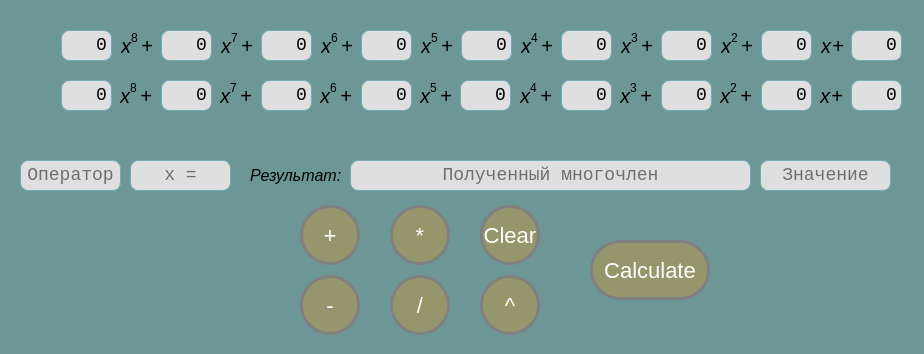
<?xml version="1.0" encoding="UTF-8"?>
<ui version="4.0">
 <class>MainWindow</class>
 <widget class="QMainWindow" name="MainWindow">
  <property name="geometry">
   <rect>
    <x>0</x>
    <y>0</y>
    <width>924</width>
    <height>354</height>
   </rect>
  </property>
  <property name="sizePolicy">
   <sizepolicy hsizetype="Fixed" vsizetype="Fixed">
    <horstretch>0</horstretch>
    <verstretch>0</verstretch>
   </sizepolicy>
  </property>
  <property name="windowTitle">
   <string>Калькулятор многочленов</string>
  </property>
  <property name="autoFillBackground">
   <bool>false</bool>
  </property>
  <property name="styleSheet">
   <string notr="true"/>
  </property>
  <widget class="QWidget" name="centralwidget">
   <property name="palette">
    <palette>
     <active>
      <colorrole role="Button">
       <brush brushstyle="SolidPattern">
        <color alpha="255">
         <red>109</red>
         <green>150</green>
         <blue>150</blue>
        </color>
       </brush>
      </colorrole>
      <colorrole role="Base">
       <brush brushstyle="SolidPattern">
        <color alpha="255">
         <red>109</red>
         <green>150</green>
         <blue>150</blue>
        </color>
       </brush>
      </colorrole>
      <colorrole role="Window">
       <brush brushstyle="SolidPattern">
        <color alpha="255">
         <red>109</red>
         <green>150</green>
         <blue>150</blue>
        </color>
       </brush>
      </colorrole>
     </active>
     <inactive>
      <colorrole role="Button">
       <brush brushstyle="SolidPattern">
        <color alpha="255">
         <red>109</red>
         <green>150</green>
         <blue>150</blue>
        </color>
       </brush>
      </colorrole>
      <colorrole role="Base">
       <brush brushstyle="SolidPattern">
        <color alpha="255">
         <red>109</red>
         <green>150</green>
         <blue>150</blue>
        </color>
       </brush>
      </colorrole>
      <colorrole role="Window">
       <brush brushstyle="SolidPattern">
        <color alpha="255">
         <red>109</red>
         <green>150</green>
         <blue>150</blue>
        </color>
       </brush>
      </colorrole>
     </inactive>
     <disabled>
      <colorrole role="Button">
       <brush brushstyle="SolidPattern">
        <color alpha="255">
         <red>109</red>
         <green>150</green>
         <blue>150</blue>
        </color>
       </brush>
      </colorrole>
      <colorrole role="Base">
       <brush brushstyle="SolidPattern">
        <color alpha="255">
         <red>109</red>
         <green>150</green>
         <blue>150</blue>
        </color>
       </brush>
      </colorrole>
      <colorrole role="Window">
       <brush brushstyle="SolidPattern">
        <color alpha="255">
         <red>109</red>
         <green>150</green>
         <blue>150</blue>
        </color>
       </brush>
      </colorrole>
     </disabled>
    </palette>
   </property>
   <property name="layoutDirection">
    <enum>Qt::RightToLeft</enum>
   </property>
   <property name="styleSheet">
    <string notr="true">QWidget#centralwidget {
	
	background-color:#6d9696
}

QPushButton {
color:white;
font-family: arial;
font-size: 22px;
}

QPushButton:hover{
background-color: #705B9E;
border: 1px solid #705B9E;
}

QPushButton:focus  {
border: 2px solid #F3B1CC;
}

QPushButton:pressed {
background-color: #7EB8DA;
border: 1px solid #7EB8DA;
margin: 2px;
}

QLineEdit {
color: black;
	background-color: rgb(223, 223, 223);
border: 1px solid #72ACB6;
border-radius: 8px;
font-family: consolas;
font-size: 18px;
}

QLineEdit:focus {
border:2px solid #966d6d
}

QLineEdit:hover {
border: 2px solid #6d6d96
}</string>
   </property>
   <widget class="QLineEdit" name="lineEdit">
    <property name="geometry">
     <rect>
      <x>61</x>
      <y>30</y>
      <width>51</width>
      <height>31</height>
     </rect>
    </property>
    <property name="styleSheet">
     <string notr="true"/>
    </property>
    <property name="inputMethodHints">
     <set>Qt::ImhNone</set>
    </property>
    <property name="inputMask">
     <string/>
    </property>
    <property name="text">
     <string>0</string>
    </property>
    <property name="alignment">
     <set>Qt::AlignRight|Qt::AlignTrailing|Qt::AlignVCenter</set>
    </property>
   </widget>
   <widget class="QLabel" name="label">
    <property name="geometry">
     <rect>
      <x>121</x>
      <y>30</y>
      <width>21</width>
      <height>31</height>
     </rect>
    </property>
    <property name="styleSheet">
     <string notr="true">color: black;

font-family: &quot;times new roman&quot;;
font-style: italic;
font-size: 20px;

</string>
    </property>
    <property name="text">
     <string>x</string>
    </property>
   </widget>
   <widget class="QLabel" name="label_2">
    <property name="geometry">
     <rect>
      <x>131</x>
      <y>30</y>
      <width>16</width>
      <height>16</height>
     </rect>
    </property>
    <property name="styleSheet">
     <string notr="true">font-family: &quot;cambria math&quot;;</string>
    </property>
    <property name="text">
     <string>8</string>
    </property>
   </widget>
   <widget class="QLabel" name="label_4">
    <property name="geometry">
     <rect>
      <x>221</x>
      <y>30</y>
      <width>21</width>
      <height>31</height>
     </rect>
    </property>
    <property name="styleSheet">
     <string notr="true">color: black;

font-family: &quot;times new roman&quot;;
font-style: italic;
font-size: 20px;

</string>
    </property>
    <property name="text">
     <string>x</string>
    </property>
   </widget>
   <widget class="QLineEdit" name="lineEdit_2">
    <property name="geometry">
     <rect>
      <x>161</x>
      <y>30</y>
      <width>51</width>
      <height>31</height>
     </rect>
    </property>
    <property name="styleSheet">
     <string notr="true">
</string>
    </property>
    <property name="text">
     <string>0</string>
    </property>
    <property name="alignment">
     <set>Qt::AlignRight|Qt::AlignTrailing|Qt::AlignVCenter</set>
    </property>
   </widget>
   <widget class="QLabel" name="label_5">
    <property name="geometry">
     <rect>
      <x>141</x>
      <y>30</y>
      <width>21</width>
      <height>31</height>
     </rect>
    </property>
    <property name="styleSheet">
     <string notr="true">color: black;

font-family: &quot;times new roman&quot;;
font-style: italic;
font-size: 20px;

</string>
    </property>
    <property name="text">
     <string>+</string>
    </property>
   </widget>
   <widget class="QLabel" name="label_6">
    <property name="geometry">
     <rect>
      <x>231</x>
      <y>30</y>
      <width>16</width>
      <height>16</height>
     </rect>
    </property>
    <property name="styleSheet">
     <string notr="true">font-family: &quot;cambria math&quot;;</string>
    </property>
    <property name="text">
     <string>7</string>
    </property>
   </widget>
   <widget class="QLabel" name="label_3">
    <property name="geometry">
     <rect>
      <x>321</x>
      <y>30</y>
      <width>21</width>
      <height>31</height>
     </rect>
    </property>
    <property name="styleSheet">
     <string notr="true">color: black;

font-family: &quot;times new roman&quot;;
font-style: italic;
font-size: 20px;

</string>
    </property>
    <property name="text">
     <string>x</string>
    </property>
   </widget>
   <widget class="QLineEdit" name="lineEdit_3">
    <property name="geometry">
     <rect>
      <x>261</x>
      <y>30</y>
      <width>51</width>
      <height>31</height>
     </rect>
    </property>
    <property name="styleSheet">
     <string notr="true">
</string>
    </property>
    <property name="text">
     <string>0</string>
    </property>
    <property name="alignment">
     <set>Qt::AlignRight|Qt::AlignTrailing|Qt::AlignVCenter</set>
    </property>
   </widget>
   <widget class="QLabel" name="label_7">
    <property name="geometry">
     <rect>
      <x>241</x>
      <y>30</y>
      <width>21</width>
      <height>31</height>
     </rect>
    </property>
    <property name="styleSheet">
     <string notr="true">color: black;

font-family: &quot;times new roman&quot;;
font-style: italic;
font-size: 20px;

</string>
    </property>
    <property name="text">
     <string>+</string>
    </property>
   </widget>
   <widget class="QLabel" name="label_8">
    <property name="geometry">
     <rect>
      <x>331</x>
      <y>30</y>
      <width>16</width>
      <height>16</height>
     </rect>
    </property>
    <property name="styleSheet">
     <string notr="true">font-family: &quot;cambria math&quot;;</string>
    </property>
    <property name="text">
     <string>6</string>
    </property>
   </widget>
   <widget class="QLabel" name="label_9">
    <property name="geometry">
     <rect>
      <x>421</x>
      <y>30</y>
      <width>21</width>
      <height>31</height>
     </rect>
    </property>
    <property name="styleSheet">
     <string notr="true">color: black;

font-family: &quot;times new roman&quot;;
font-style: italic;
font-size: 20px;

</string>
    </property>
    <property name="text">
     <string>x</string>
    </property>
   </widget>
   <widget class="QLineEdit" name="lineEdit_4">
    <property name="geometry">
     <rect>
      <x>361</x>
      <y>30</y>
      <width>51</width>
      <height>31</height>
     </rect>
    </property>
    <property name="styleSheet">
     <string notr="true">
</string>
    </property>
    <property name="text">
     <string>0</string>
    </property>
    <property name="alignment">
     <set>Qt::AlignRight|Qt::AlignTrailing|Qt::AlignVCenter</set>
    </property>
   </widget>
   <widget class="QLabel" name="label_10">
    <property name="geometry">
     <rect>
      <x>341</x>
      <y>30</y>
      <width>21</width>
      <height>31</height>
     </rect>
    </property>
    <property name="styleSheet">
     <string notr="true">color: black;

font-family: &quot;times new roman&quot;;
font-style: italic;
font-size: 20px;

</string>
    </property>
    <property name="text">
     <string>+</string>
    </property>
   </widget>
   <widget class="QLabel" name="label_11">
    <property name="geometry">
     <rect>
      <x>431</x>
      <y>30</y>
      <width>16</width>
      <height>16</height>
     </rect>
    </property>
    <property name="styleSheet">
     <string notr="true">font-family: &quot;cambria math&quot;;</string>
    </property>
    <property name="text">
     <string>5</string>
    </property>
   </widget>
   <widget class="QLabel" name="label_12">
    <property name="geometry">
     <rect>
      <x>521</x>
      <y>30</y>
      <width>21</width>
      <height>31</height>
     </rect>
    </property>
    <property name="styleSheet">
     <string notr="true">color: black;

font-family: &quot;times new roman&quot;;
font-style: italic;
font-size: 20px;

</string>
    </property>
    <property name="text">
     <string>x</string>
    </property>
   </widget>
   <widget class="QLineEdit" name="lineEdit_5">
    <property name="geometry">
     <rect>
      <x>461</x>
      <y>30</y>
      <width>51</width>
      <height>31</height>
     </rect>
    </property>
    <property name="styleSheet">
     <string notr="true">
</string>
    </property>
    <property name="text">
     <string>0</string>
    </property>
    <property name="alignment">
     <set>Qt::AlignRight|Qt::AlignTrailing|Qt::AlignVCenter</set>
    </property>
   </widget>
   <widget class="QLabel" name="label_13">
    <property name="geometry">
     <rect>
      <x>441</x>
      <y>30</y>
      <width>21</width>
      <height>31</height>
     </rect>
    </property>
    <property name="styleSheet">
     <string notr="true">color: black;

font-family: &quot;times new roman&quot;;
font-style: italic;
font-size: 20px;

</string>
    </property>
    <property name="text">
     <string>+</string>
    </property>
   </widget>
   <widget class="QLabel" name="label_14">
    <property name="geometry">
     <rect>
      <x>531</x>
      <y>30</y>
      <width>16</width>
      <height>16</height>
     </rect>
    </property>
    <property name="styleSheet">
     <string notr="true">font-family: &quot;cambria math&quot;;</string>
    </property>
    <property name="text">
     <string>4</string>
    </property>
   </widget>
   <widget class="QLabel" name="label_15">
    <property name="geometry">
     <rect>
      <x>621</x>
      <y>30</y>
      <width>21</width>
      <height>31</height>
     </rect>
    </property>
    <property name="styleSheet">
     <string notr="true">color: black;

font-family: &quot;times new roman&quot;;
font-style: italic;
font-size: 20px;

</string>
    </property>
    <property name="text">
     <string>x</string>
    </property>
   </widget>
   <widget class="QLineEdit" name="lineEdit_6">
    <property name="geometry">
     <rect>
      <x>561</x>
      <y>30</y>
      <width>51</width>
      <height>31</height>
     </rect>
    </property>
    <property name="styleSheet">
     <string notr="true">
</string>
    </property>
    <property name="text">
     <string>0</string>
    </property>
    <property name="alignment">
     <set>Qt::AlignRight|Qt::AlignTrailing|Qt::AlignVCenter</set>
    </property>
   </widget>
   <widget class="QLabel" name="label_16">
    <property name="geometry">
     <rect>
      <x>541</x>
      <y>30</y>
      <width>21</width>
      <height>31</height>
     </rect>
    </property>
    <property name="styleSheet">
     <string notr="true">color: black;

font-family: &quot;times new roman&quot;;
font-style: italic;
font-size: 20px;

</string>
    </property>
    <property name="text">
     <string>+</string>
    </property>
   </widget>
   <widget class="QLabel" name="label_17">
    <property name="geometry">
     <rect>
      <x>631</x>
      <y>30</y>
      <width>16</width>
      <height>16</height>
     </rect>
    </property>
    <property name="styleSheet">
     <string notr="true">font-family: &quot;cambria math&quot;;</string>
    </property>
    <property name="text">
     <string>3</string>
    </property>
   </widget>
   <widget class="QLabel" name="label_18">
    <property name="geometry">
     <rect>
      <x>721</x>
      <y>30</y>
      <width>21</width>
      <height>31</height>
     </rect>
    </property>
    <property name="styleSheet">
     <string notr="true">color: black;

font-family: &quot;times new roman&quot;;
font-style: italic;
font-size: 20px;

</string>
    </property>
    <property name="text">
     <string>x</string>
    </property>
   </widget>
   <widget class="QLineEdit" name="lineEdit_7">
    <property name="geometry">
     <rect>
      <x>661</x>
      <y>30</y>
      <width>51</width>
      <height>31</height>
     </rect>
    </property>
    <property name="styleSheet">
     <string notr="true">
</string>
    </property>
    <property name="text">
     <string>0</string>
    </property>
    <property name="alignment">
     <set>Qt::AlignRight|Qt::AlignTrailing|Qt::AlignVCenter</set>
    </property>
   </widget>
   <widget class="QLabel" name="label_19">
    <property name="geometry">
     <rect>
      <x>641</x>
      <y>30</y>
      <width>21</width>
      <height>31</height>
     </rect>
    </property>
    <property name="styleSheet">
     <string notr="true">color: black;

font-family: &quot;times new roman&quot;;
font-style: italic;
font-size: 20px;

</string>
    </property>
    <property name="text">
     <string>+</string>
    </property>
   </widget>
   <widget class="QLabel" name="label_20">
    <property name="geometry">
     <rect>
      <x>731</x>
      <y>30</y>
      <width>16</width>
      <height>16</height>
     </rect>
    </property>
    <property name="styleSheet">
     <string notr="true">font-family: &quot;cambria math&quot;;</string>
    </property>
    <property name="text">
     <string>2</string>
    </property>
   </widget>
   <widget class="QLabel" name="label_21">
    <property name="geometry">
     <rect>
      <x>821</x>
      <y>30</y>
      <width>21</width>
      <height>31</height>
     </rect>
    </property>
    <property name="styleSheet">
     <string notr="true">color: black;

font-family: &quot;times new roman&quot;;
font-style: italic;
font-size: 20px;

</string>
    </property>
    <property name="text">
     <string>x</string>
    </property>
   </widget>
   <widget class="QLineEdit" name="lineEdit_8">
    <property name="geometry">
     <rect>
      <x>761</x>
      <y>30</y>
      <width>51</width>
      <height>31</height>
     </rect>
    </property>
    <property name="styleSheet">
     <string notr="true">
</string>
    </property>
    <property name="text">
     <string>0</string>
    </property>
    <property name="alignment">
     <set>Qt::AlignRight|Qt::AlignTrailing|Qt::AlignVCenter</set>
    </property>
   </widget>
   <widget class="QLabel" name="label_22">
    <property name="geometry">
     <rect>
      <x>741</x>
      <y>30</y>
      <width>21</width>
      <height>31</height>
     </rect>
    </property>
    <property name="styleSheet">
     <string notr="true">color: black;

font-family: &quot;times new roman&quot;;
font-style: italic;
font-size: 20px;

</string>
    </property>
    <property name="text">
     <string>+</string>
    </property>
   </widget>
   <widget class="QLineEdit" name="lineEdit_9">
    <property name="geometry">
     <rect>
      <x>851</x>
      <y>30</y>
      <width>51</width>
      <height>31</height>
     </rect>
    </property>
    <property name="styleSheet">
     <string notr="true">
</string>
    </property>
    <property name="text">
     <string>0</string>
    </property>
    <property name="alignment">
     <set>Qt::AlignRight|Qt::AlignTrailing|Qt::AlignVCenter</set>
    </property>
   </widget>
   <widget class="QLabel" name="label_24">
    <property name="geometry">
     <rect>
      <x>832</x>
      <y>30</y>
      <width>20</width>
      <height>31</height>
     </rect>
    </property>
    <property name="styleSheet">
     <string notr="true">color: black;

font-family: &quot;times new roman&quot;;
font-style: italic;
font-size: 20px;

</string>
    </property>
    <property name="text">
     <string>+</string>
    </property>
   </widget>
   <widget class="QLineEdit" name="lineEdit_10">
    <property name="geometry">
     <rect>
      <x>61</x>
      <y>80</y>
      <width>51</width>
      <height>31</height>
     </rect>
    </property>
    <property name="styleSheet">
     <string notr="true">
</string>
    </property>
    <property name="text">
     <string>0</string>
    </property>
    <property name="alignment">
     <set>Qt::AlignRight|Qt::AlignTrailing|Qt::AlignVCenter</set>
    </property>
    <property name="placeholderText">
     <string/>
    </property>
   </widget>
   <widget class="QLabel" name="label_23">
    <property name="geometry">
     <rect>
      <x>440</x>
      <y>80</y>
      <width>21</width>
      <height>31</height>
     </rect>
    </property>
    <property name="styleSheet">
     <string notr="true">color: black;

font-family: &quot;times new roman&quot;;
font-style: italic;
font-size: 20px;

</string>
    </property>
    <property name="text">
     <string>+</string>
    </property>
   </widget>
   <widget class="QLineEdit" name="lineEdit_11">
    <property name="geometry">
     <rect>
      <x>161</x>
      <y>80</y>
      <width>51</width>
      <height>31</height>
     </rect>
    </property>
    <property name="styleSheet">
     <string notr="true">
</string>
    </property>
    <property name="text">
     <string>0</string>
    </property>
    <property name="alignment">
     <set>Qt::AlignRight|Qt::AlignTrailing|Qt::AlignVCenter</set>
    </property>
   </widget>
   <widget class="QLabel" name="label_25">
    <property name="geometry">
     <rect>
      <x>730</x>
      <y>80</y>
      <width>16</width>
      <height>16</height>
     </rect>
    </property>
    <property name="styleSheet">
     <string notr="true">font-family: &quot;cambria math&quot;;</string>
    </property>
    <property name="text">
     <string>2</string>
    </property>
   </widget>
   <widget class="QLabel" name="label_26">
    <property name="geometry">
     <rect>
      <x>120</x>
      <y>80</y>
      <width>21</width>
      <height>31</height>
     </rect>
    </property>
    <property name="styleSheet">
     <string notr="true">color: black;

font-family: &quot;times new roman&quot;;
font-style: italic;
font-size: 20px;

</string>
    </property>
    <property name="text">
     <string>x</string>
    </property>
   </widget>
   <widget class="QLineEdit" name="lineEdit_12">
    <property name="geometry">
     <rect>
      <x>261</x>
      <y>80</y>
      <width>51</width>
      <height>31</height>
     </rect>
    </property>
    <property name="styleSheet">
     <string notr="true">
</string>
    </property>
    <property name="text">
     <string>0</string>
    </property>
    <property name="alignment">
     <set>Qt::AlignRight|Qt::AlignTrailing|Qt::AlignVCenter</set>
    </property>
   </widget>
   <widget class="QLabel" name="label_27">
    <property name="geometry">
     <rect>
      <x>540</x>
      <y>80</y>
      <width>21</width>
      <height>31</height>
     </rect>
    </property>
    <property name="styleSheet">
     <string notr="true">color: black;

font-family: &quot;times new roman&quot;;
font-style: italic;
font-size: 20px;

</string>
    </property>
    <property name="text">
     <string>+</string>
    </property>
   </widget>
   <widget class="QLabel" name="label_28">
    <property name="geometry">
     <rect>
      <x>130</x>
      <y>80</y>
      <width>16</width>
      <height>16</height>
     </rect>
    </property>
    <property name="styleSheet">
     <string notr="true">font-family: &quot;cambria math&quot;;</string>
    </property>
    <property name="text">
     <string>8</string>
    </property>
   </widget>
   <widget class="QLabel" name="label_29">
    <property name="geometry">
     <rect>
      <x>420</x>
      <y>80</y>
      <width>21</width>
      <height>31</height>
     </rect>
    </property>
    <property name="styleSheet">
     <string notr="true">color: black;

font-family: &quot;times new roman&quot;;
font-style: italic;
font-size: 20px;

</string>
    </property>
    <property name="text">
     <string>x</string>
    </property>
   </widget>
   <widget class="QLineEdit" name="lineEdit_13">
    <property name="geometry">
     <rect>
      <x>361</x>
      <y>80</y>
      <width>51</width>
      <height>31</height>
     </rect>
    </property>
    <property name="styleSheet">
     <string notr="true">
</string>
    </property>
    <property name="text">
     <string>0</string>
    </property>
    <property name="alignment">
     <set>Qt::AlignRight|Qt::AlignTrailing|Qt::AlignVCenter</set>
    </property>
   </widget>
   <widget class="QLabel" name="label_30">
    <property name="geometry">
     <rect>
      <x>740</x>
      <y>80</y>
      <width>21</width>
      <height>31</height>
     </rect>
    </property>
    <property name="styleSheet">
     <string notr="true">color: black;

font-family: &quot;times new roman&quot;;
font-style: italic;
font-size: 20px;

</string>
    </property>
    <property name="text">
     <string>+</string>
    </property>
   </widget>
   <widget class="QLabel" name="label_31">
    <property name="geometry">
     <rect>
      <x>220</x>
      <y>80</y>
      <width>21</width>
      <height>31</height>
     </rect>
    </property>
    <property name="styleSheet">
     <string notr="true">color: black;

font-family: &quot;times new roman&quot;;
font-style: italic;
font-size: 20px;

</string>
    </property>
    <property name="text">
     <string>x</string>
    </property>
   </widget>
   <widget class="QLabel" name="label_32">
    <property name="geometry">
     <rect>
      <x>620</x>
      <y>80</y>
      <width>21</width>
      <height>31</height>
     </rect>
    </property>
    <property name="styleSheet">
     <string notr="true">color: black;

font-family: &quot;times new roman&quot;;
font-style: italic;
font-size: 20px;

</string>
    </property>
    <property name="text">
     <string>x</string>
    </property>
   </widget>
   <widget class="QLineEdit" name="lineEdit_14">
    <property name="geometry">
     <rect>
      <x>460</x>
      <y>80</y>
      <width>51</width>
      <height>31</height>
     </rect>
    </property>
    <property name="styleSheet">
     <string notr="true">
</string>
    </property>
    <property name="text">
     <string>0</string>
    </property>
    <property name="alignment">
     <set>Qt::AlignRight|Qt::AlignTrailing|Qt::AlignVCenter</set>
    </property>
   </widget>
   <widget class="QLabel" name="label_33">
    <property name="geometry">
     <rect>
      <x>430</x>
      <y>80</y>
      <width>16</width>
      <height>16</height>
     </rect>
    </property>
    <property name="styleSheet">
     <string notr="true">font-family: &quot;cambria math&quot;;</string>
    </property>
    <property name="text">
     <string>5</string>
    </property>
   </widget>
   <widget class="QLabel" name="label_34">
    <property name="geometry">
     <rect>
      <x>140</x>
      <y>80</y>
      <width>21</width>
      <height>31</height>
     </rect>
    </property>
    <property name="styleSheet">
     <string notr="true">color: black;

font-family: &quot;times new roman&quot;;
font-style: italic;
font-size: 20px;

</string>
    </property>
    <property name="text">
     <string>+</string>
    </property>
   </widget>
   <widget class="QLabel" name="label_35">
    <property name="geometry">
     <rect>
      <x>320</x>
      <y>80</y>
      <width>21</width>
      <height>31</height>
     </rect>
    </property>
    <property name="styleSheet">
     <string notr="true">color: black;

font-family: &quot;times new roman&quot;;
font-style: italic;
font-size: 20px;

</string>
    </property>
    <property name="text">
     <string>x</string>
    </property>
   </widget>
   <widget class="QLabel" name="label_36">
    <property name="geometry">
     <rect>
      <x>530</x>
      <y>80</y>
      <width>16</width>
      <height>16</height>
     </rect>
    </property>
    <property name="styleSheet">
     <string notr="true">font-family: &quot;cambria math&quot;;</string>
    </property>
    <property name="text">
     <string>4</string>
    </property>
   </widget>
   <widget class="QLabel" name="label_37">
    <property name="geometry">
     <rect>
      <x>240</x>
      <y>80</y>
      <width>21</width>
      <height>31</height>
     </rect>
    </property>
    <property name="styleSheet">
     <string notr="true">color: black;

font-family: &quot;times new roman&quot;;
font-style: italic;
font-size: 20px;

</string>
    </property>
    <property name="text">
     <string>+</string>
    </property>
   </widget>
   <widget class="QLabel" name="label_38">
    <property name="geometry">
     <rect>
      <x>640</x>
      <y>80</y>
      <width>21</width>
      <height>31</height>
     </rect>
    </property>
    <property name="styleSheet">
     <string notr="true">color: black;

font-family: &quot;times new roman&quot;;
font-style: italic;
font-size: 20px;

</string>
    </property>
    <property name="text">
     <string>+</string>
    </property>
   </widget>
   <widget class="QLabel" name="label_39">
    <property name="geometry">
     <rect>
      <x>230</x>
      <y>80</y>
      <width>16</width>
      <height>16</height>
     </rect>
    </property>
    <property name="styleSheet">
     <string notr="true">font-family: &quot;cambria math&quot;;</string>
    </property>
    <property name="text">
     <string>7</string>
    </property>
   </widget>
   <widget class="QLineEdit" name="lineEdit_15">
    <property name="geometry">
     <rect>
      <x>561</x>
      <y>80</y>
      <width>51</width>
      <height>31</height>
     </rect>
    </property>
    <property name="styleSheet">
     <string notr="true">
</string>
    </property>
    <property name="text">
     <string>0</string>
    </property>
    <property name="alignment">
     <set>Qt::AlignRight|Qt::AlignTrailing|Qt::AlignVCenter</set>
    </property>
   </widget>
   <widget class="QLabel" name="label_40">
    <property name="geometry">
     <rect>
      <x>630</x>
      <y>80</y>
      <width>16</width>
      <height>16</height>
     </rect>
    </property>
    <property name="styleSheet">
     <string notr="true">font-family: &quot;cambria math&quot;;</string>
    </property>
    <property name="text">
     <string>3</string>
    </property>
   </widget>
   <widget class="QLabel" name="label_41">
    <property name="geometry">
     <rect>
      <x>820</x>
      <y>80</y>
      <width>21</width>
      <height>31</height>
     </rect>
    </property>
    <property name="styleSheet">
     <string notr="true">color: black;

font-family: &quot;times new roman&quot;;
font-style: italic;
font-size: 20px;

</string>
    </property>
    <property name="text">
     <string>x</string>
    </property>
   </widget>
   <widget class="QLineEdit" name="lineEdit_16">
    <property name="geometry">
     <rect>
      <x>661</x>
      <y>80</y>
      <width>51</width>
      <height>31</height>
     </rect>
    </property>
    <property name="styleSheet">
     <string notr="true">
</string>
    </property>
    <property name="text">
     <string>0</string>
    </property>
    <property name="alignment">
     <set>Qt::AlignRight|Qt::AlignTrailing|Qt::AlignVCenter</set>
    </property>
   </widget>
   <widget class="QLabel" name="label_42">
    <property name="geometry">
     <rect>
      <x>720</x>
      <y>80</y>
      <width>21</width>
      <height>31</height>
     </rect>
    </property>
    <property name="styleSheet">
     <string notr="true">color: black;

font-family: &quot;times new roman&quot;;
font-style: italic;
font-size: 20px;

</string>
    </property>
    <property name="text">
     <string>x</string>
    </property>
   </widget>
   <widget class="QLabel" name="label_43">
    <property name="geometry">
     <rect>
      <x>520</x>
      <y>80</y>
      <width>21</width>
      <height>31</height>
     </rect>
    </property>
    <property name="styleSheet">
     <string notr="true">color: black;

font-family: &quot;times new roman&quot;;
font-style: italic;
font-size: 20px;

</string>
    </property>
    <property name="text">
     <string>x</string>
    </property>
   </widget>
   <widget class="QLineEdit" name="lineEdit_17">
    <property name="geometry">
     <rect>
      <x>761</x>
      <y>80</y>
      <width>51</width>
      <height>31</height>
     </rect>
    </property>
    <property name="styleSheet">
     <string notr="true">
</string>
    </property>
    <property name="text">
     <string>0</string>
    </property>
    <property name="alignment">
     <set>Qt::AlignRight|Qt::AlignTrailing|Qt::AlignVCenter</set>
    </property>
   </widget>
   <widget class="QLabel" name="label_44">
    <property name="geometry">
     <rect>
      <x>340</x>
      <y>80</y>
      <width>21</width>
      <height>31</height>
     </rect>
    </property>
    <property name="styleSheet">
     <string notr="true">color: black;

font-family: &quot;times new roman&quot;;
font-style: italic;
font-size: 20px;

</string>
    </property>
    <property name="text">
     <string>+</string>
    </property>
   </widget>
   <widget class="QLabel" name="label_45">
    <property name="geometry">
     <rect>
      <x>330</x>
      <y>80</y>
      <width>16</width>
      <height>16</height>
     </rect>
    </property>
    <property name="styleSheet">
     <string notr="true">font-family: &quot;cambria math&quot;;</string>
    </property>
    <property name="text">
     <string>6</string>
    </property>
   </widget>
   <widget class="QLineEdit" name="lineEdit_18">
    <property name="geometry">
     <rect>
      <x>851</x>
      <y>80</y>
      <width>51</width>
      <height>31</height>
     </rect>
    </property>
    <property name="styleSheet">
     <string notr="true">
</string>
    </property>
    <property name="text">
     <string>0</string>
    </property>
    <property name="alignment">
     <set>Qt::AlignRight|Qt::AlignTrailing|Qt::AlignVCenter</set>
    </property>
   </widget>
   <widget class="QLineEdit" name="lineEdit_19">
    <property name="geometry">
     <rect>
      <x>20</x>
      <y>160</y>
      <width>101</width>
      <height>31</height>
     </rect>
    </property>
    <property name="styleSheet">
     <string notr="true">
</string>
    </property>
    <property name="text">
     <string/>
    </property>
    <property name="alignment">
     <set>Qt::AlignCenter</set>
    </property>
    <property name="placeholderText">
     <string>Оператор</string>
    </property>
   </widget>
   <widget class="QLabel" name="label_46">
    <property name="geometry">
     <rect>
      <x>831</x>
      <y>80</y>
      <width>20</width>
      <height>31</height>
     </rect>
    </property>
    <property name="styleSheet">
     <string notr="true">color: black;

font-family: &quot;times new roman&quot;;
font-style: italic;
font-size: 20px;

</string>
    </property>
    <property name="text">
     <string>+</string>
    </property>
   </widget>
   <widget class="QLineEdit" name="lineEdit_20">
    <property name="geometry">
     <rect>
      <x>130</x>
      <y>160</y>
      <width>101</width>
      <height>31</height>
     </rect>
    </property>
    <property name="styleSheet">
     <string notr="true">
</string>
    </property>
    <property name="text">
     <string/>
    </property>
    <property name="alignment">
     <set>Qt::AlignCenter</set>
    </property>
    <property name="placeholderText">
     <string>x =</string>
    </property>
   </widget>
   <widget class="QLineEdit" name="lineEdit_21">
    <property name="geometry">
     <rect>
      <x>350</x>
      <y>160</y>
      <width>401</width>
      <height>31</height>
     </rect>
    </property>
    <property name="styleSheet">
     <string notr="true">
</string>
    </property>
    <property name="text">
     <string/>
    </property>
    <property name="alignment">
     <set>Qt::AlignCenter</set>
    </property>
    <property name="placeholderText">
     <string>Полученный многочлен</string>
    </property>
   </widget>
   <widget class="QLineEdit" name="lineEdit_22">
    <property name="geometry">
     <rect>
      <x>760</x>
      <y>160</y>
      <width>131</width>
      <height>31</height>
     </rect>
    </property>
    <property name="styleSheet">
     <string notr="true">
</string>
    </property>
    <property name="text">
     <string/>
    </property>
    <property name="alignment">
     <set>Qt::AlignCenter</set>
    </property>
    <property name="placeholderText">
     <string>Значение</string>
    </property>
   </widget>
   <widget class="QLabel" name="label_47">
    <property name="geometry">
     <rect>
      <x>250</x>
      <y>160</y>
      <width>91</width>
      <height>31</height>
     </rect>
    </property>
    <property name="styleSheet">
     <string notr="true">color: black;

font-family: &quot;times new roman&quot;;
font-style: italic;
font-size: 16px;

</string>
    </property>
    <property name="text">
     <string>Результат:</string>
    </property>
   </widget>
   <widget class="QPushButton" name="pushButton">
    <property name="geometry">
     <rect>
      <x>300</x>
      <y>205</y>
      <width>60</width>
      <height>60</height>
     </rect>
    </property>
    <property name="styleSheet">
     <string notr="true">QPushButton
{
color:rgb(255, 255, 255);
background-color: rgb(150, 150, 109);
border: 3px solid gray;
border-radius: 30px;
}
QPushButton:hover{
border: 3px solid gray;
   	background-color: rgb(170, 170, 127);
}

QPushButton:pressed {
border: 3px solid gray;
    background-color: qlineargradient(spread:pad, x1:0, y1:0, x2:0, y2:1, stop:0 rgba(170, 170, 127, 255), stop:1 rgba(201, 201, 201, 255));
border-radius: 25px;
}</string>
    </property>
    <property name="text">
     <string>+</string>
    </property>
   </widget>
   <widget class="QPushButton" name="pushButton_2">
    <property name="geometry">
     <rect>
      <x>300</x>
      <y>275</y>
      <width>60</width>
      <height>60</height>
     </rect>
    </property>
    <property name="styleSheet">
     <string notr="true">QPushButton
{
color:rgb(255, 255, 255);
background-color: rgb(150, 150, 109);
border: 3px solid gray;
border-radius: 30px;
}
QPushButton:hover{
border: 3px solid gray;
   	background-color: rgb(170, 170, 127);
}

QPushButton:pressed {
border: 3px solid gray;
    background-color: qlineargradient(spread:pad, x1:0, y1:0, x2:0, y2:1, stop:0 rgba(170, 170, 127, 255), stop:1 rgba(201, 201, 201, 255));
border-radius: 25px;
}</string>
    </property>
    <property name="text">
     <string>-</string>
    </property>
   </widget>
   <widget class="QPushButton" name="pushButton_3">
    <property name="geometry">
     <rect>
      <x>390</x>
      <y>205</y>
      <width>60</width>
      <height>60</height>
     </rect>
    </property>
    <property name="styleSheet">
     <string notr="true">QPushButton
{
color:rgb(255, 255, 255);
background-color: rgb(150, 150, 109);
border: 3px solid gray;
border-radius: 30px;
}
QPushButton:hover{
border: 3px solid gray;
   	background-color: rgb(170, 170, 127);
}

QPushButton:pressed {
border: 3px solid gray;
    background-color: qlineargradient(spread:pad, x1:0, y1:0, x2:0, y2:1, stop:0 rgba(170, 170, 127, 255), stop:1 rgba(201, 201, 201, 255));
border-radius: 25px;
}</string>
    </property>
    <property name="text">
     <string>*</string>
    </property>
   </widget>
   <widget class="QPushButton" name="pushButton_4">
    <property name="geometry">
     <rect>
      <x>390</x>
      <y>275</y>
      <width>60</width>
      <height>60</height>
     </rect>
    </property>
    <property name="styleSheet">
     <string notr="true">QPushButton
{
color:rgb(255, 255, 255);
background-color: rgb(150, 150, 109);
border: 3px solid gray;
border-radius: 30px;
}
QPushButton:hover{
border: 3px solid gray;
   	background-color: rgb(170, 170, 127);
}

QPushButton:pressed {
border: 3px solid gray;
    background-color: qlineargradient(spread:pad, x1:0, y1:0, x2:0, y2:1, stop:0 rgba(170, 170, 127, 255), stop:1 rgba(201, 201, 201, 255));
border-radius: 25px;
}</string>
    </property>
    <property name="text">
     <string>/</string>
    </property>
   </widget>
   <widget class="QPushButton" name="pushButton_5">
    <property name="geometry">
     <rect>
      <x>480</x>
      <y>275</y>
      <width>60</width>
      <height>60</height>
     </rect>
    </property>
    <property name="styleSheet">
     <string notr="true">QPushButton
{
color:rgb(255, 255, 255);
background-color: rgb(150, 150, 109);
border: 3px solid gray;
border-radius: 30px;
}
QPushButton:hover{
border: 3px solid gray;
   	background-color: rgb(170, 170, 127);
}

QPushButton:pressed {
border: 3px solid gray;
    background-color: qlineargradient(spread:pad, x1:0, y1:0, x2:0, y2:1, stop:0 rgba(170, 170, 127, 255), stop:1 rgba(201, 201, 201, 255));
border-radius: 25px;
}</string>
    </property>
    <property name="text">
     <string>^</string>
    </property>
   </widget>
   <widget class="QPushButton" name="pushButton_6">
    <property name="geometry">
     <rect>
      <x>480</x>
      <y>205</y>
      <width>60</width>
      <height>60</height>
     </rect>
    </property>
    <property name="styleSheet">
     <string notr="true">QPushButton
{
color:rgb(255, 255, 255);
background-color: rgb(150, 150, 109);
border: 3px solid gray;
border-radius: 30px;
}
QPushButton:hover{
border: 3px solid gray;
   	background-color: rgb(170, 170, 127);
}

QPushButton:pressed {
border: 3px solid gray;
    background-color: qlineargradient(spread:pad, x1:0, y1:0, x2:0, y2:1, stop:0 rgba(170, 170, 127, 255), stop:1 rgba(201, 201, 201, 255));
border-radius: 25px;
}</string>
    </property>
    <property name="text">
     <string>Clear</string>
    </property>
    <property name="iconSize">
     <size>
      <width>16</width>
      <height>16</height>
     </size>
    </property>
   </widget>
   <widget class="QPushButton" name="pushButton_7">
    <property name="geometry">
     <rect>
      <x>590</x>
      <y>240</y>
      <width>120</width>
      <height>60</height>
     </rect>
    </property>
    <property name="styleSheet">
     <string notr="true">QPushButton
{
color:rgb(255, 255, 255);
background-color: rgb(150, 150, 109);
border: 3px solid gray;
border-radius: 30px;
}
QPushButton:hover{
border: 3px solid gray;
   	background-color: rgb(170, 170, 127);
}

QPushButton:pressed {
border: 3px solid gray;
    background-color: qlineargradient(spread:pad, x1:0, y1:0, x2:0, y2:1, stop:0 rgba(170, 170, 127, 255), stop:1 rgba(201, 201, 201, 255));
border-radius: 25px;
}</string>
    </property>
    <property name="text">
     <string>Calculate</string>
    </property>
   </widget>
  </widget>
 </widget>
 <resources/>
 <connections/>
</ui>
